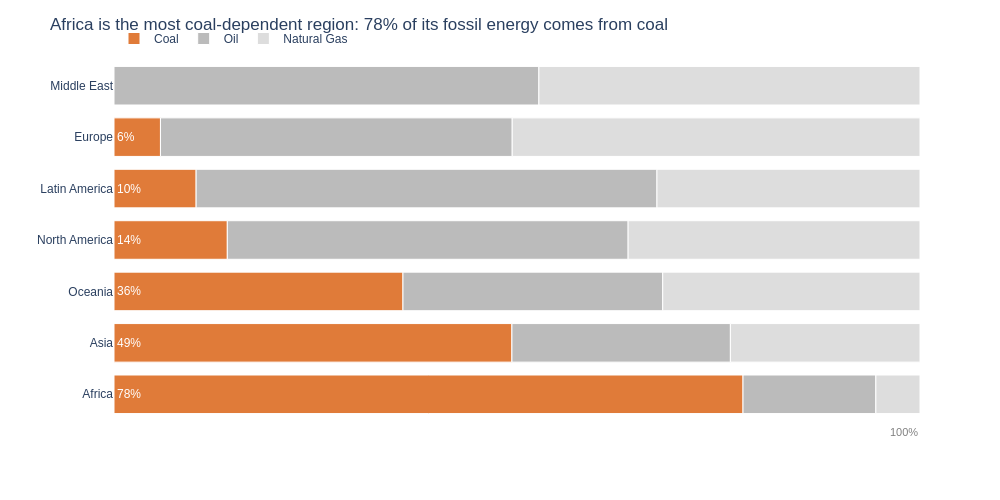

Notebook cell for this chart:
### Markdown cell above
## Task 3 — 100% stacked bar: which region relies most on coal?

**What to build:** A horizontal 100% stacked bar chart showing, for each **Region**, how its fossil energy splits between Coal, Oil and Natural Gas. This is the **same data as your Task 1 treemap**, visualised a second way.

**Requirements:**
- Reuse `df_fossil` from Task 1; aggregate TWh by `Region` × `Source` and convert to **shares of each region's fossil total**
- Horizontal bars, regions **sorted by coal share** (highest at the top)
- Coal is the segment on the baseline (first in `category_orders`) and the **only coloured segment** — keep it the same colour as in Task 1; Oil and Natural Gas in two greys
- Percentage labels on the coal segments only
- Insight title naming the most coal-dependent region and its coal share

> 💡 `df.groupby('Region')['TWh'].transform('sum')` gives each row its region total

### Code cell
# Task 3 — 100% stacked horizontal bar: fossil mix by region (reuses df_fossil from Task 1)
reg = df_fossil.groupby(['Region', 'Source'], as_index=False)['TWh'].sum()
reg['Share'] = reg['TWh'] / reg.groupby('Region')['TWh'].transform('sum')   # share of each region's fossil total

# Sort regions by coal share, highest first (shown at the top)
region_order = (reg.loc[reg['Source'] == 'Coal'].sort_values('Share', ascending=False)['Region'].tolist())
# regions with no coal row would be missing -> append them
region_order += [r for r in reg['Region'].unique() if r not in region_order]

# Percentage labels on coal segments only
reg['Label'] = np.where(reg['Source'] == 'Coal', reg['Share'].map('{:.0%}'.format), '')

# Coal keeps its Task 1 orange; Oil and Natural Gas are two greys
accent = {'Coal': fossil_colours['Coal'], 'Oil': '#BBBBBB', 'Natural Gas': '#DDDDDD'}

fig = px.bar(
    reg, x='Share', y='Region', color='Source', text='Label',
    color_discrete_map=accent,
    category_orders={'Region': region_order, 'Source': ['Coal', 'Oil', 'Natural Gas']},   # coal on the baseline
    labels={'Share': 'Share of fossil energy', 'Source': 'Fossil source'},
    hover_name='Region', hover_data={'Label': False, 'Share': ':.0%'},
    height=500, width=1000, template='plotly_white'
)
fig.update_traces(
    textposition='inside', insidetextanchor='start',
    textfont=dict(color='white', size=12),
    marker_line_color='white', marker_line_width=1
)

top_r = region_order[0]
top_share = reg.loc[(reg['Region'] == top_r) & (reg['Source'] == 'Coal'), 'Share'].iloc[0]
fig.update_layout(
    title=dict(text=f'{top_r} is the most coal-dependent region: {top_share:.0%} of its fossil energy comes from coal'),
    font=dict(family='Arial', size=12),
    bargap=0.25,
    legend=dict(orientation='h', x=0, y=1.1, title=''),
    xaxis=dict(visible=False, range=[0, 1]),
    yaxis=dict(title='', autorange='reversed')                # first category (highest coal share) at the top
)
fig.add_annotation(x=1, y=0, xref='x', yref='paper', xanchor='right', yanchor='top', yshift=-4,
                   text='100%', showarrow=False, font=dict(size=11, color='grey'))
fig.show()

### Figure 1 — Plotly figure (JSON) as saved in the notebook; plotly's stock layout.template omitted (floating-point values rounded to 4 significant figures)
{"data": [{"customdata": [["78%"], ["49%"], ["6%"], ["10%"], ["14%"], ["36%"]], "hovertemplate": "<b>%{hovertext}</b><br><br>Fossil source=Coal<br>Share of fossil energy=%{x:.0%}<br>Region=%{y}<extra></extra>", "hovertext": ["Africa", "Asia", "Europe", "Latin America", "North America", "Oceania"], "insidetextanchor": "start", "legendgroup": "Coal", "marker": {"color": "#E07B39", "line": {"color": "white", "width": 1}, "pattern": {"shape": ""}}, "name": "Coal", "orientation": "h", "showlegend": true, "text": ["78%", "49%", "6%", "10%", "14%", "36%"], "textfont": {"color": "white", "size": 12}, "textposition": "inside", "type": "bar", "x": [0.7804, 0.4937, 0.05765, 0.1019, 0.1406, 0.3585], "xaxis": "x", "y": ["Africa", "Asia", "Europe", "Latin America", "North America", "Oceania"], "yaxis": "y"}, {"customdata": [[""], [""], [""], [""], [""], [""], [""]], "hovertemplate": "<b>%{hovertext}</b><br><br>Fossil source=Oil<br>Share of fossil energy=%{x:.0%}<br>Region=%{y}<extra></extra>", "hovertext": ["Africa", "Asia", "Europe", "Latin America", "Middle East", "North America", "Oceania"], "insidetextanchor": "start", "legendgroup": "Oil", "marker": {"color": "#BBBBBB", "line": {"color": "white", "width": 1}, "pattern": {"shape": ""}}, "name": "Oil", "orientation": "h", "showlegend": true, "text": ["", "", "", "", "", "", ""], "textfont": {"color": "white", "size": 12}, "textposition": "inside", "type": "bar", "x": [0.1648, 0.2711, 0.4364, 0.5718, 0.5271, 0.4973, 0.3223], "xaxis": "x", "y": ["Africa", "Asia", "Europe", "Latin America", "Middle East", "North America", "Oceania"], "yaxis": "y"}, {"customdata": [[""], [""], [""], [""], [""], [""], [""]], "hovertemplate": "<b>%{hovertext}</b><br><br>Fossil source=Natural Gas<br>Share of fossil energy=%{x:.0%}<br>Region=%{y}<extra></extra>", "hovertext": ["Africa", "Asia", "Europe", "Latin America", "Middle East", "North America", "Oceania"], "insidetextanchor": "start", "legendgroup": "Natural Gas", "marker": {"color": "#DDDDDD", "line": {"color": "white", "width": 1}, "pattern": {"shape": ""}}, "name": "Natural Gas", "orientation": "h", "showlegend": true, "text": ["", "", "", "", "", "", ""], "textfont": {"color": "white", "size": 12}, "textposition": "inside", "type": "bar", "x": [0.05476, 0.2352, 0.5059, 0.3264, 0.4729, 0.3621, 0.3192], "xaxis": "x", "y": ["Africa", "Asia", "Europe", "Latin America", "Middle East", "North America", "Oceania"], "yaxis": "y"}], "layout": {"annotations": [{"font": {"color": "grey", "size": 11}, "showarrow": false, "text": "100%", "x": 1, "xanchor": "right", "xref": "x", "y": 0, "yanchor": "top", "yref": "paper", "yshift": -4}], "bargap": 0.25, "barmode": "relative", "font": {"family": "Arial", "size": 12}, "height": 500, "legend": {"orientation": "h", "title": {"text": ""}, "tracegroupgap": 0, "x": 0, "y": 1.1}, "margin": {"t": 60}, "title": {"text": "Africa is the most coal-dependent region: 78% of its fossil energy comes from coal"}, "width": 1000, "xaxis": {"anchor": "y", "domain": [0, 1], "range": [0, 1], "title": {"text": "Share of fossil energy"}, "visible": false}, "yaxis": {"anchor": "x", "autorange": "reversed", "categoryarray": ["Middle East", "Europe", "Latin America", "North America", "Oceania", "Asia", "Africa"], "categoryorder": "array", "domain": [0, 1], "title": {"text": ""}}}}
